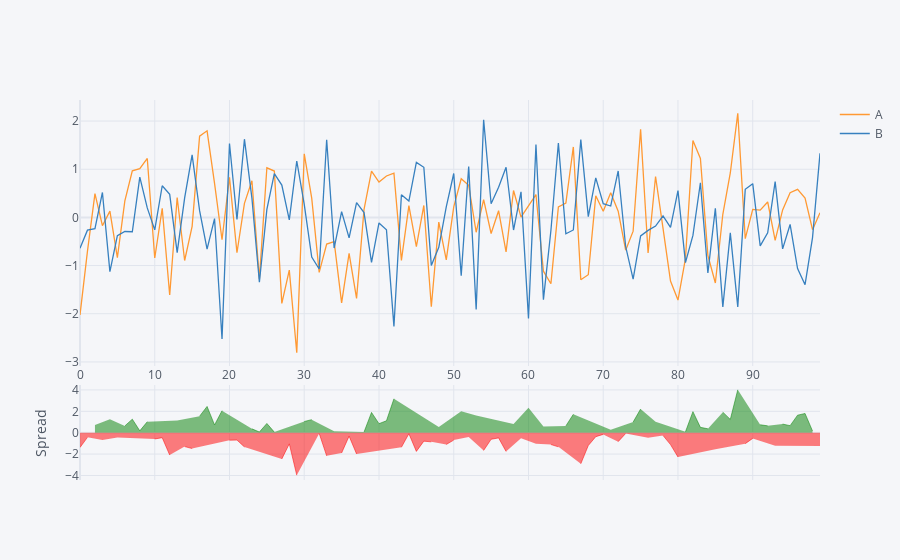

Notebook code for this chart:
### Code cell
df[['A','B']].iplot(kind='spread')
